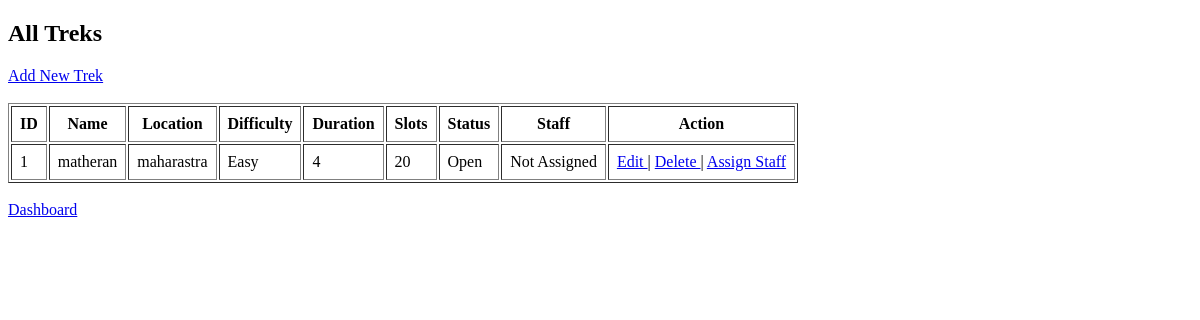
The page /view_treks (signed in) on the database as committed earlier.
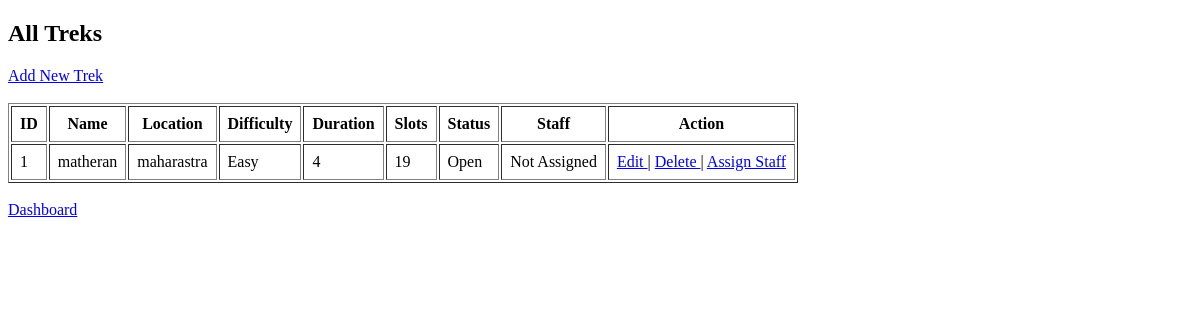
The same page on the database as committed later.
### app/models.py (models this page shows)
class Trek(db.Model):
    id = db.Column(
        db.Integer,
        primary_key=True
    )
    trek_name = db.Column(
        db.String(100),
        nullable=False
    )
    location = db.Column(
        db.String(100),
        nullable=False
    )
    difficulty = db.Column(
        db.String(20),
        nullable=False
    )
    duration = db.Column(
        db.Integer,
        nullable=False
    )
    available_slots = db.Column(
        db.Integer,
        nullable=False
    )
    start_date = db.Column(
        db.Date
    )
    end_date = db.Column(
        db.Date
    )
    status = db.Column(
        db.String(20),
        default='Pending'
    )
    assigned_staff_id = db.Column(
        db.Integer,
        db.ForeignKey('staff_profile.id')
    )
    bookings = db.relationship(
        'Booking',
        backref='trek',
        lazy=True
    )

### app/routes.py (the view)
@routes.route('/view_treks')
@login_required
def view_treks():
    if current_user.role != 'admin':
        return redirect(url_for('auth.login'))
    treks = Trek.query.all()
    return render_template(
        'view_treks.html',
        treks=treks
    )

### app/__init__.py (called while the page is built)
def create_app():
    app = Flask(__name__)
    app.config['SECRET_KEY'] = 'secret-key'
    app.config['SQLALCHEMY_DATABASE_URI'] = 'sqlite:///trekking.db'
    app.config['SQLALCHEMY_TRACK_MODIFICATIONS'] = False
    db.init_app(app)
    login_manager.init_app(app)
    from app.models import User
    @login_manager.user_loader
    def load_user(user_id):
        return User.query.get(int(user_id))
    from app.auth import auth
    from app.routes import routes
    app.register_blueprint(auth)
    app.register_blueprint(routes)
    return app

### app/templates/view_treks.html (shortened to what this page needs)
<!DOCTYPE html>
<html lang="en">
<head>
</head>
<body>
<h2>All Treks</h2>
<a href="{{ url_for('routes.add_trek') }}">
    Add New Trek
</a>
<br><br>
<table border="1" cellpadding="8">
<tr>
<th>ID</th>
<th>Name</th>
<th>Location</th>
<th>Difficulty</th>
<th>Duration</th>
<th>Slots</th>
<th>Status</th>
<th>Staff</th>
<th>Action</th>
</tr>
{% for trek in treks %}
<tr>
<td>{{ trek.id }}</td>
<td>{{ trek.trek_name }}</td>
<td>{{ trek.location }}</td>
<td>{{ trek.difficulty }}</td>
<td>{{ trek.duration }}</td>
<td>{{ trek.available_slots }}</td>
<td>{{ trek.status }}</td>
<td>
{% if trek.staff %}
{{ trek.staff.user.name }}
{% else %}
Not Assigned
{% endif %}
</td>
<td>
<a href="{{ url_for('routes.edit_trek', trek_id=trek.id) }}">
Edit
</a>
|
<a href="{{ url_for('routes.delete_trek', trek_id=trek.id) }}">
Delete
</a>
|
<a href="{{ url_for('routes.assign_staff', trek_id=trek.id) }}">
Assign Staff
</a>
</td>
</tr>
{% endfor %}
</table>
<br>
<a href="{{ url_for('routes.admin_dashboard') }}">
Dashboard
</a>
</body>
</html>

Rows that differ between the two databases and show on the page:
changed Trek "matheran": available_slots "20" → "19"
